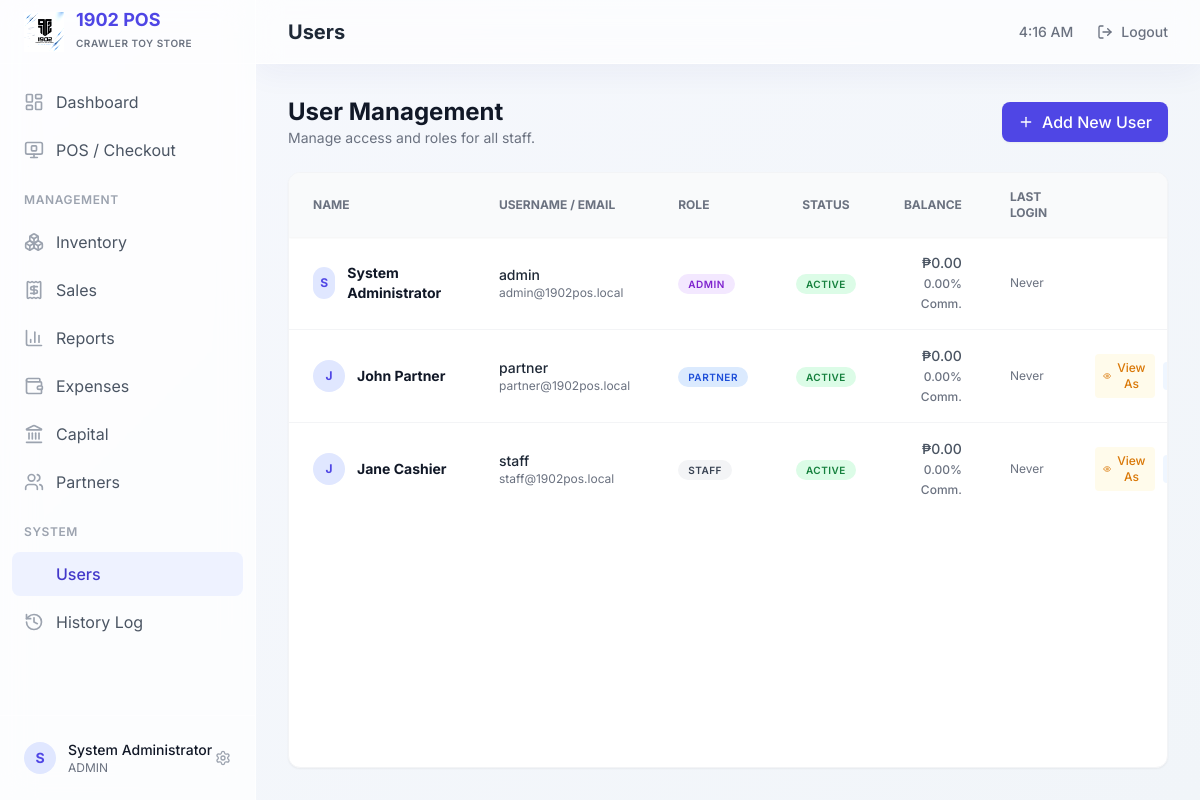
Screenshot of /users/index.php (signed in) with the database file from the repository.
### tables this page shows
CREATE TABLE IF NOT EXISTS `users` (
    `id` INT AUTO_INCREMENT PRIMARY KEY,
    `name` VARCHAR(100) NOT NULL,
    `username` VARCHAR(50) NOT NULL UNIQUE,
    `email` VARCHAR(100) NOT NULL UNIQUE,
    `password` VARCHAR(255) NOT NULL,
    `role` ENUM('ADMIN', 'PARTNER', 'STAFF') NOT NULL DEFAULT 'STAFF',
    `status` ENUM('ACTIVE', 'INACTIVE') NOT NULL DEFAULT 'ACTIVE',
    `created_at` DATETIME DEFAULT CURRENT_TIMESTAMP,
    `updated_at` DATETIME DEFAULT CURRENT_TIMESTAMP ON UPDATE CURRENT_TIMESTAMP,
    `last_login` DATETIME NULL
);

### includes/auth.php (called while the page is built, shortened)
<?php
function isSwitchedUser() { return isset($_SESSION['original_admin_id']); }

### users/index.php (the view, shortened to what this page needs)
<?php
require_once '../includes/auth.php';
require_once '../includes/header.php';
require_once '../includes/sidebar.php';
require_once '../includes/db.php';
$stmt = $pdo->query("SELECT * FROM users ORDER BY role ASC, name ASC");
$users = $stmt->fetchAll();
?>
<div class="max-w-7xl mx-auto flex flex-col h-[calc(100vh-8rem)]">
    <div class="flex flex-col md:flex-row md:items-center justify-between mb-6 shrink-0">
        <div>
            <h2 class="text-2xl font-bold text-gray-900">User Management</h2>
            <p class="text-gray-500 text-sm">Manage access and roles for all staff.</p>
        </div>
        <?php if ($_SESSION['role'] === 'ADMIN'): ?>
        <div class="mt-4 md:mt-0">
            <button onclick="openUserModal()" class="bg-indigo-600 hover:bg-indigo-700 text-white px-4 py-2 rounded-lg font-medium transition shadow-sm flex items-center">
                <i data-lucide="plus" class="w-4 h-4 mr-2"></i> Add New User
            </button>
        </div>
        <?php endif; ?>
    </div>
    <div class="bg-white rounded-xl shadow-sm border border-gray-100 flex-1 overflow-hidden flex flex-col">
        <div class="overflow-x-auto flex-1 relative">
            <table class="w-full text-left text-sm text-gray-600">
                <thead class="bg-gray-50 text-gray-500 text-xs uppercase font-semibold sticky top-0 z-10 shadow-sm">
                    <tr>
                        <th class="px-6 py-4">Name</th>
                        <th class="px-6 py-4">Username / Email</th>
                        <th class="px-6 py-4">Role</th>
                        <th class="px-6 py-4 text-center">Status</th>
                        <th class="px-6 py-4 text-right">Balance</th>
                        <th class="px-6 py-4">Last Login</th>
                        <th class="px-6 py-4 text-right">Actions</th>
                    </tr>
                </thead>
                <tbody class="divide-y divide-gray-100">
                    <?php foreach ($users as $u): ?>
                    <tr class="hover:bg-gray-50 transition-colors">
                        <td class="px-6 py-4 font-bold text-gray-900">
                            <div class="flex items-center">
                                <div class="w-8 h-8 rounded-full bg-indigo-100 text-indigo-600 flex items-center justify-center font-bold text-xs mr-3">
                                    <?= strtoupper(substr($u['name'], 0, 1)) ?>
                                </div>
                                <?= htmlspecialchars($u['name']) ?>
                            </div>
                        </td>
                        <td class="px-6 py-4">
                            <p class="font-medium text-gray-800"><?= htmlspecialchars($u['username']) ?></p>
                            <p class="text-xs text-gray-500"><?= htmlspecialchars($u['email']) ?></p>
                        </td>
                        <td class="px-6 py-4">
                            <?php
                                $roleColors = [
                                    'ADMIN' => 'bg-purple-100 text-purple-700',
                                    'PARTNER' => 'bg-blue-100 text-blue-700',
                                    'STAFF' => 'bg-gray-100 text-gray-700'
                                ];
                                $color = $roleColors[$u['role']] ?? 'bg-gray-100 text-gray-700';
                            ?>
                            <span class="px-2.5 py-1 text-[10px] uppercase tracking-wider font-semibold <?= $color ?> rounded-full">
                                <?= $u['role'] ?>
                            </span>
                        </td>
                        <td class="px-6 py-4 text-center">
                            <?php if ($u['status'] === 'ACTIVE'): ?>
                                <span class="px-2.5 py-1 text-[10px] uppercase tracking-wider font-semibold bg-green-100 text-green-700 rounded-full">Active</span>
                            <?php else: ?>
                                <span class="px-2.5 py-1 text-[10px] uppercase tracking-wider font-semibold bg-red-100 text-red-700 rounded-full">Inactive</span>
                            <?php endif; ?>
                        </td>
                        <td class="px-6 py-4 text-right font-medium">
                            ₱<?= number_format($u['balance'] ?? 0, 2) ?><br>
                            <span class="text-xs text-gray-500"><?= number_format($u['commission_rate'] ?? 0, 2) ?>% Comm.</span>
                        </td>
                        <td class="px-6 py-4 text-xs text-gray-500">
                            <?= $u['last_login'] ? date('M d, Y H:i', strtotime($u['last_login'])) : 'Never' ?>
                        </td>
                        <td class="px-6 py-4 text-right">
                            <div class="flex items-center justify-end space-x-2">
                                <?php if ($_SESSION['role'] === 'ADMIN'): ?>
                                    <?php if ($u['id'] !== $_SESSION['user_id'] && !isSwitchedUser()): ?>
                                    <form action="switch.php" method="POST" class="inline">
                                        <button type="submit" class="p-1.5 bg-amber-50 text-amber-600 rounded hover:bg-amber-100 transition flex items-center text-xs px-2 font-medium" title="Switch to this user">
                                            <i data-lucide="eye" class="w-3 h-3 mr-1"></i> View As
                                        </button>
                                    </form>
                                    <?php endif; ?>
                                    <button onclick="openUserModal(<?= htmlspecialchars(json_encode($u)) ?>)" class="p-1.5 bg-blue-50 text-blue-600 rounded hover:bg-blue-100 transition" title="Edit User">
                                    </button>
                                <?php else: ?>
                                    <span class="text-xs text-gray-400">View Only</span>
                                <?php endif; ?>
                            </div>
                        </td>
                    </tr>
                    <?php endforeach; ?>
                </tbody>
            </table>
        </div>
    </div>
</div>
<?php require_once '../includes/footer.php'; ?>

### includes/header.php (shortened to what this page needs)
<?php
require_once 'auth.php';
$currentPage = basename(dirname($_SERVER['PHP_SELF']));
?>
<!DOCTYPE html>
<html lang="en">
<head>
    <script src="https://cdn.tailwindcss.com"></script>
</head>
<body class="text-gray-800 antialiased h-screen flex overflow-hidden selection:bg-indigo-100 selection:text-indigo-900">

### includes/sidebar.php (shortened to what this page needs)
<?php $role = $_SESSION['role'] ?? 'STAFF'; ?>
<aside id="sidebar" class="glass-sidebar w-64 h-full flex flex-col absolute z-30 lg:relative transition-transform duration-300">
    <div class="h-16 flex items-center px-6 border-b border-white/50 text-indigo-600">
        <img src="/1902_pos/assets/img/logo.jpg" alt="1902 Logo" class="w-10 h-10 mr-3 object-contain" style="mix-blend-mode: multiply; filter: invert(1) contrast(1.2);">
        <div>
            <span class="font-bold text-lg leading-none block">1902 POS</span>
            <span class="text-[10px] uppercase font-semibold text-gray-500 tracking-wider">Crawler Toy Store</span>
        </div>
    </div>
    <div class="flex-1 overflow-y-auto py-4 px-3 space-y-1">
        <a href="/1902_pos/dashboard/" class="flex items-center px-3 py-2.5 rounded-lg transition-colors <?= $currentPage === 'dashboard' ? 'bg-indigo-100/50 text-indigo-700 font-medium' : 'text-gray-600 hover:bg-white/50 hover:text-gray-900' ?>">
            <i data-lucide="layout-dashboard" class="w-5 h-5 mr-3 <?= $currentPage === 'dashboard' ? 'text-indigo-600' : 'text-gray-400' ?>"></i> Dashboard
        </a>
        <?php if ($role === 'ADMIN' || $role === 'STAFF'): ?>
        <a href="/1902_pos/pos/" class="flex items-center px-3 py-2.5 rounded-lg transition-colors <?= $currentPage === 'pos' ? 'bg-indigo-100/50 text-indigo-700 font-medium' : 'text-gray-600 hover:bg-white/50 hover:text-gray-900' ?>">
            <i data-lucide="monitor-stop" class="w-5 h-5 mr-3 <?= $currentPage === 'pos' ? 'text-indigo-600' : 'text-gray-400' ?>"></i> POS / Checkout
        </a>
        <?php endif; ?>
        <?php if (in_array($role, ['ADMIN', 'PARTNER'])): ?>
        <div class="pt-4 pb-2"><p class="px-3 text-xs font-semibold text-gray-400 uppercase tracking-wider">Management</p></div>
        <a href="/1902_pos/inventory/" class="flex items-center px-3 py-2.5 rounded-lg transition-colors <?= $currentPage === 'inventory' ? 'bg-indigo-100/50 text-indigo-700 font-medium' : 'text-gray-600 hover:bg-white/50' ?>"><i data-lucide="boxes" class="w-5 h-5 mr-3 <?= $currentPage === 'inventory' ? 'text-indigo-600' : 'text-gray-400' ?>"></i> Inventory</a>
        <a href="/1902_pos/sales/" class="flex items-center px-3 py-2.5 rounded-lg transition-colors <?= $currentPage === 'sales' ? 'bg-indigo-100/50 text-indigo-700 font-medium' : 'text-gray-600 hover:bg-white/50' ?>"><i data-lucide="receipt" class="w-5 h-5 mr-3 <?= $currentPage === 'sales' ? 'text-indigo-600' : 'text-gray-400' ?>"></i> Sales</a>
        <a href="/1902_pos/reports/" class="flex items-center px-3 py-2.5 rounded-lg transition-colors <?= $currentPage === 'reports' ? 'bg-indigo-100/50 text-indigo-700 font-medium' : 'text-gray-600 hover:bg-white/50' ?>"><i data-lucide="bar-chart-3" class="w-5 h-5 mr-3 <?= $currentPage === 'reports' ? 'text-indigo-600' : 'text-gray-400' ?>"></i> Reports</a>
        <a href="/1902_pos/expenses/" class="flex items-center px-3 py-2.5 rounded-lg transition-colors <?= $currentPage === 'expenses' ? 'bg-indigo-100/50 text-indigo-700 font-medium' : 'text-gray-600 hover:bg-white/50' ?>"><i data-lucide="wallet" class="w-5 h-5 mr-3 <?= $currentPage === 'expenses' ? 'text-indigo-600' : 'text-gray-400' ?>"></i> Expenses</a>
        <a href="/1902_pos/capital/" class="flex items-center px-3 py-2.5 rounded-lg transition-colors <?= $currentPage === 'capital' ? 'bg-indigo-100/50 text-indigo-700 font-medium' : 'text-gray-600 hover:bg-white/50' ?>"><i data-lucide="landmark" class="w-5 h-5 mr-3 <?= $currentPage === 'capital' ? 'text-indigo-600' : 'text-gray-400' ?>"></i> Capital</a>
        <a href="/1902_pos/partners/" class="flex items-center px-3 py-2.5 rounded-lg transition-colors <?= $currentPage === 'partners' ? 'bg-indigo-100/50 text-indigo-700 font-medium' : 'text-gray-600 hover:bg-white/50' ?>"><i data-lucide="users" class="w-5 h-5 mr-3 <?= $currentPage === 'partners' ? 'text-indigo-600' : 'text-gray-400' ?>"></i> Partners</a>
        <div class="pt-4 pb-2"><p class="px-3 text-xs font-semibold text-gray-400 uppercase tracking-wider">System</p></div>
        <a href="/1902_pos/users/" class="flex items-center px-3 py-2.5 rounded-lg transition-colors <?= $currentPage === 'users' ? 'bg-indigo-100/50 text-indigo-700 font-medium' : 'text-gray-600 hover:bg-white/50' ?>"><i data-lucide="users-cog" class="w-5 h-5 mr-3 <?= $currentPage === 'users' ? 'text-indigo-600' : 'text-gray-400' ?>"></i> Users</a>
        <a href="/1902_pos/history/" class="flex items-center px-3 py-2.5 rounded-lg transition-colors <?= $currentPage === 'history' ? 'bg-indigo-100/50 text-indigo-700 font-medium' : 'text-gray-600 hover:bg-white/50' ?>"><i data-lucide="history" class="w-5 h-5 mr-3 <?= $currentPage === 'history' ? 'text-indigo-600' : 'text-gray-400' ?>"></i> History Log</a>
        <?php endif; ?>
    </div>
    <div class="border-t border-white/50 p-4">
        <a href="/1902_pos/settings/" class="flex items-center w-full hover:bg-white/60 p-2 rounded-lg transition">
            <div class="w-8 h-8 rounded-full bg-indigo-100 text-indigo-600 flex items-center justify-center font-bold text-sm"><?= strtoupper(substr($_SESSION['name'], 0, 1)) ?></div>
            <div class="ml-3 flex-1 overflow-hidden">
                <p class="text-sm font-medium text-gray-900 truncate"><?= htmlspecialchars($_SESSION['name']) ?></p>
                <p class="text-xs text-gray-500 truncate"><?= htmlspecialchars($_SESSION['role']) ?></p>
            </div>
            <i data-lucide="settings" class="w-4 h-4 text-gray-400"></i>
        </a>
    </div>
</aside>
<div class="flex-1 flex flex-col min-w-0 bg-transparent">
    <header class="glass-panel h-16 flex items-center justify-between px-4 lg:px-8 rounded-b-none border-t-0 border-x-0">
        <div class="flex items-center">
            <?php if (isSwitchedUser()): ?>
                <div class="hidden sm:flex items-center bg-amber-100/60 text-amber-800 px-3 py-1.5 rounded-full text-xs font-medium border border-amber-200">
                    <i data-lucide="eye" class="w-4 h-4 mr-1.5"></i> Viewing as <?= htmlspecialchars($_SESSION['name']) ?>
                    <a href="/1902_pos/users/switch_back.php" class="ml-3 underline hover:text-amber-900">Return</a>
                </div>
            <?php else: ?>
                <h1 class="text-xl font-bold text-gray-800 capitalize hidden sm:block">
                    <?= $currentPage === 'pos' ? 'Point of Sale' : str_replace('-', ' ', $currentPage) ?>
                </h1>
            <?php endif; ?>
        </div>
        <div class="flex items-center space-x-3 sm:space-x-4">
            <div class="hidden sm:block text-sm font-medium text-gray-500 mr-2" id="live-clock">--:-- --</div>
            <a href="/1902_pos/logout.php" class="flex items-center text-sm font-medium text-gray-500 hover:text-red-600 transition">
                <i data-lucide="log-out" class="w-4 h-4 sm:mr-2"></i><span class="hidden sm:inline">Logout</span>
            </a>
        </div>
    </header>
    <main class="flex-1 overflow-y-auto p-4 lg:p-8">

### includes/footer.php (shortened to what this page needs)
</main>
</div>
</body>
</html>

### includes/header.php (style rules this page uses)
body { font-family: 'Inter', sans-serif; background: linear-gradient(135deg, #f6f8fd 0%, #f1f5f9 100%); background-attachment: fixed; }
.glass-panel { background: rgba(255, 255, 255, 0.65); backdrop-filter: blur(12px); -webkit-backdrop-filter: blur(12px); border: 1px solid rgba(255, 255, 255, 0.8); box-shadow: 0 8px 32px 0 rgba(31, 38, 135, 0.05); }
.glass-sidebar { background: rgba(255, 255, 255, 0.75); backdrop-filter: blur(16px); -webkit-backdrop-filter: blur(16px); border-right: 1px solid rgba(255, 255, 255, 0.7); }
#sidebar { transition: transform 0.3s ease-in-out; }

### rows the page displays
users: name "S", name "System Administrator", username "admin", email "admin@1902pos.local", role "ADMIN", status "ACTIVE", balance "0.00", commission_rate "0.00", shows "Never"
users: name "J", name "John Partner", username "partner", email "partner@1902pos.local", role "PARTNER", status "ACTIVE", balance "0.00", commission_rate "0.00", shows "Never"
users: name "J", name "Jane Cashier", username "staff", email "staff@1902pos.local", role "STAFF", status "ACTIVE", balance "0.00", commission_rate "0.00", shows "Never"

### other values shown
substr($_SESSION['name'], 0, 1) "S"
$_SESSION['name'] "System Administrator"
$_SESSION['role'] "ADMIN"
str_replace('-', ' ', $currentPage) "Users"
